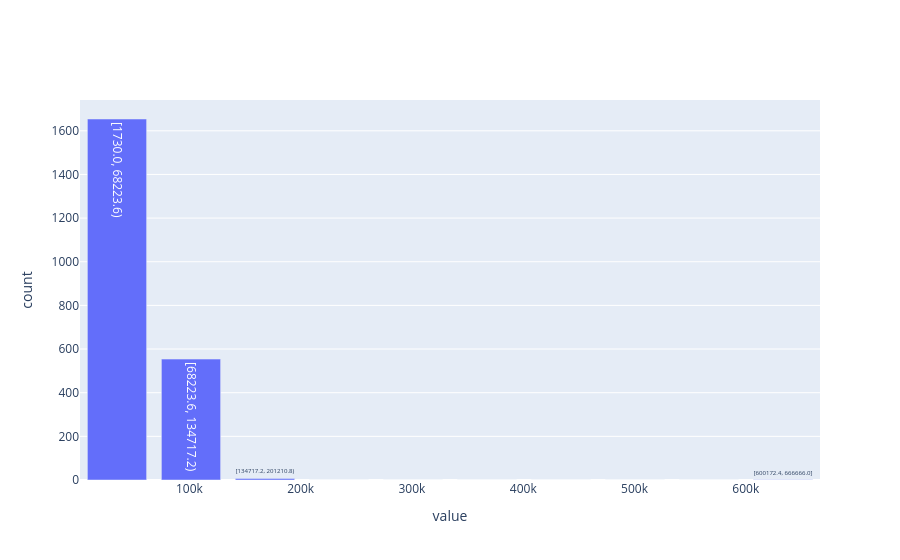

The cell this chart's notebook holds for it:
### Code cell
customers_ifood.select("Income").plot.hist()

### Figure 1 — Plotly figure (JSON) as saved in the notebook; plotly's stock layout.template omitted (floating-point values rounded to 4 significant figures)
{"data": [{"hovertemplate": "variable=Income<br>value=%{text}<br>count=%{y}", "name": "Income", "text": ["[1730.0, 68223.6)", "[68223.6, 134717.2)", "[134717.2, 201210.8)", "[201210.8, 267704.4)", "[267704.4, 334198.0)", "[334198.0, 400691.6)", "[400691.6, 467185.2)", "[467185.2, 533678.8)", "[533678.8, 600172.4)", "[600172.4, 666666.0]"], "type": "bar", "x": [34980.0, 101500.0, 167964, 234500.0, 301000.0, 367400.0, 433900.0, 500400.0, 566900.0, 633400.0], "y": [1654, 554, 7, 0, 0, 0, 0, 0, 0, 1]}], "layout": {"barmode": "stack", "xaxis": {"title": {"text": "value"}}, "yaxis": {"title": {"text": "count"}}}}
